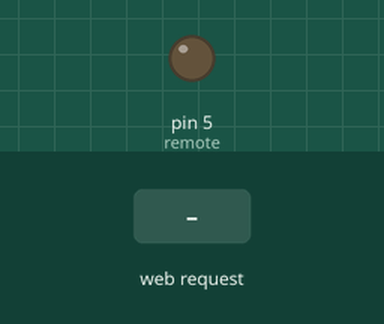
This sketch was run on a simulated Arduino Uno, built for the host (arithmetic inside an expression is 32-bit, double 64-bit). Shown: output pins drawn as LEDs (lit = HIGH). The test bench sets the inputs (shaded band). WiFi joins after 1.5 s; servers stay silent unless stated; what the sketch prints to the serial monitor is not drawn.

Above: at 1.2 s.
1.3 s: HTTP request GET /?REL_HIGH received
Timing chart, 0 to 4.3 s (numbered marks = the images above; inputs shaded):
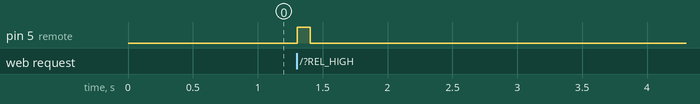

The sketch:

garage_remote.ino
```cpp
/*--------------------------------------------------------------
  Program:      eth_websrv_RELAY

  Description:  Arduino web server that serves up a web page
                allowing the user to control a RELAY

  Hardware:     - Arduino Uno and official Arduino Ethernet
                  shield. Should work with other Arduinos and
                  compatible Ethernet shields.
                - RELAY connected to 12v power supply
                - Genie garage remote

  Software:     Developed using Arduino 1.0.3 software
                Should be compatible with Arduino 1.0 +

  References:   - WebServer example by David A. Mellis and
                  modified by Tom Igoe
                - Ethernet library documentation:
                  http://arduino.cc/en/Reference/Ethernet

  Date:         11 January 2013

  Author:       W.A. Smith, http://startingelectronics.com
--------------------------------------------------------------*/

//adjusted ethernet sketch example to control garage opener interface
//using an Arduino Uno, Seeed Studio ethernet shield, garage opener, and a relay.


#include <SPI.h>
#include <Ethernet.h>

// MAC address from Ethernet shield sticker under board
byte mac[] = { 0xDE, 0xAD, 0xBE, 0xEF, 0xFE, 0xED };
IPAddress ip(192,168,1,177); // IP address, may need to change depending on network
EthernetServer server(80);  // create a server at port 80
int remote = 5; //digital pin 5

String HTTP_req;          // stores the HTTP request

void setup()
{
    Ethernet.begin(mac, ip);  // initialize Ethernet device
    server.begin();           // start to listen for clients
    Serial.begin(9600);       // for diagnostics
    pinMode(remote, OUTPUT);       // relay on pin 5
}

void loop()
{
    EthernetClient client = server.available();  // try to get client

    if (client) {  // got client?
        boolean currentLineIsBlank = true;
        while (client.connected()) {
            if (client.available()) {   // client data available to read
                char c = client.read(); // read 1 byte (character) from client
                HTTP_req += c;  // save the HTTP request 1 char at a time
                // last line of client request is blank and ends with \n
                // respond to client only after last line received
                if (c == '\n' && currentLineIsBlank) {
                    // send a standard http response header
                    client.println("HTTP/1.1 200 OK");
                    client.println("Content-Type: text/html");
                    client.println("Connection: close");
                    client.println();
                    // send web page
                    client.println("<!DOCTYPE html>");
                    client.println("<html>");
                    client.println("<head>");
                    client.println("<meta content='width=device-width, initial-scale=1' name='viewport'/>");
                    client.println("<title>Arduino RELAY Control</title>");
                    client.println("</head>");
                    client.println("<body>");
                    client.println("<h1>Garage Opener</h1>");
                    client.println("<p>Activate to Power Relay</p>");
                    client.println("<form method=\"get\">");
                    ProcessButtonPress(client);
                    client.println("</form>");
                    client.println("</body>");
                    client.println("</html>");
                    Serial.print(HTTP_req);
                    HTTP_req = "";    // finished with request, empty string
                    break;
                }
                // every line of text received from the client ends with \r\n
                if (c == '\n') {
                    // last character on line of received text
                    // starting new line with next character read
                    currentLineIsBlank = true;
                }
                else if (c != '\r') {
                    // a text character was received from client
                    currentLineIsBlank = false;
                }
            } // end if (client.available())
        } // end while (client.connected())
        delay(1);      // give the web browser time to receive the data
        client.stop(); // close the connection
    } // end if (client)
}

// switch RELAY and send back HTML for RELAY checkbox
void ProcessButtonPress(EthernetClient cl)
{
    cl.println(F("<input type=button value='Activate' onmousedown=location.href='/?REL_HIGH'>"));
    if(HTTP_req.indexOf("/?REL_HIGH")>0){
      digitalWrite(remote, HIGH);
      delay(100);
      digitalWrite(remote, LOW);
    }

}
```

Measured:
- after the input at 1.3 s, pin 5 (remote): LOW → HIGH at once, → LOW 0.10 s later
